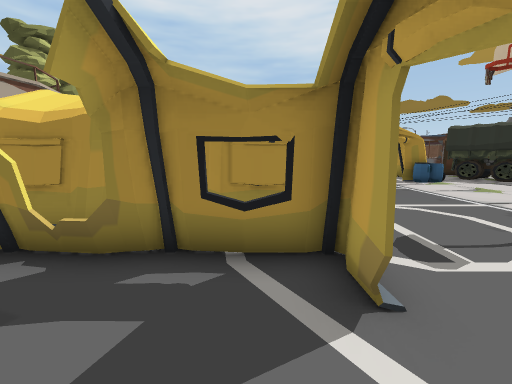
View 1 (above)

24 first-person views from a walk through a 3-D level made in the Unity game engine. The camera is 1.4 m above the floor, tilts 8° down and sees 90° across. The floor is counted in squares, 1 m on a side. Each view is taken from the middle of a square. On the plan, view 1 faces up. The plan holds only what a view shows up to about 13 squares ahead; the rest is blank. The place goes on beyond the plan. The player is left out. Some animated figures are not drawn. Door leaves are left out, so doorways stand open. Some surface patterns are stand-ins.

View 2
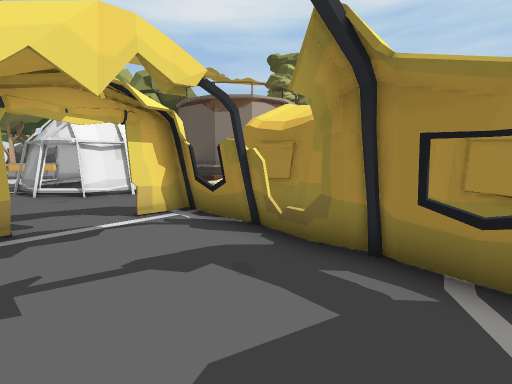

View 3
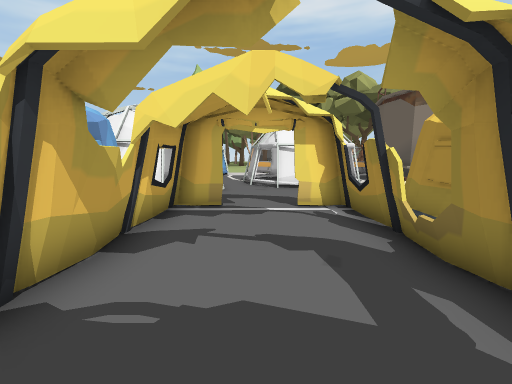

View 4
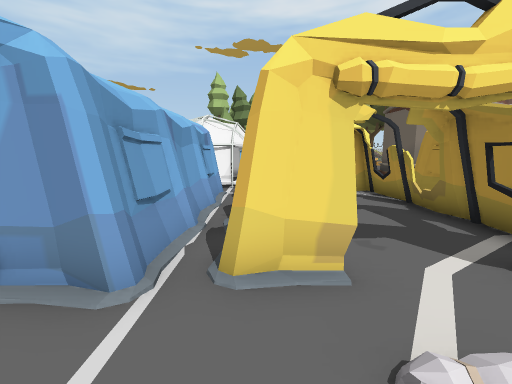

View 5
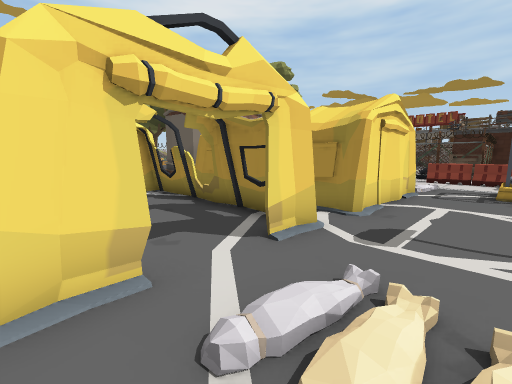

View 6
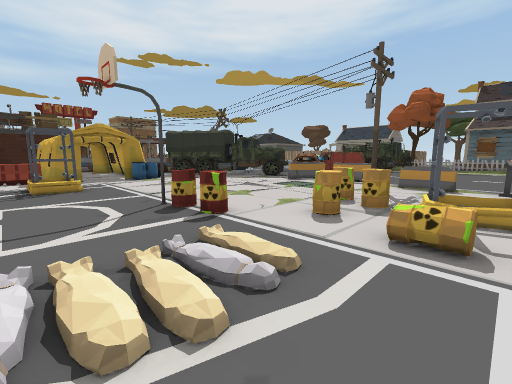

View 7
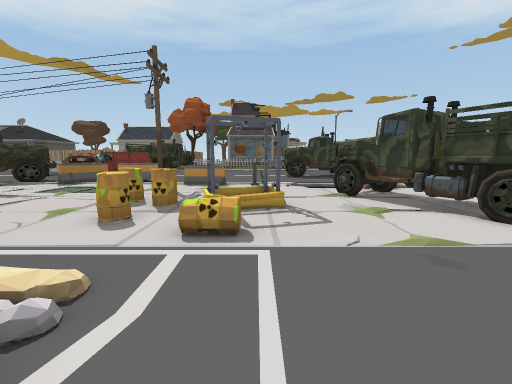

View 8
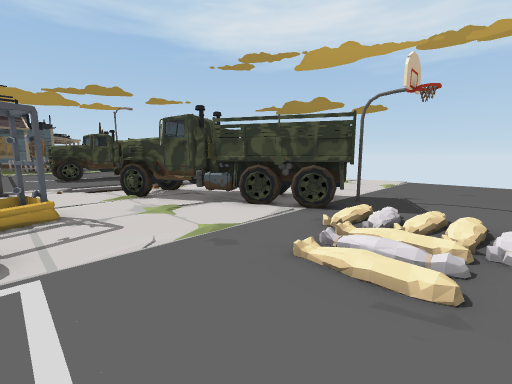

View 9
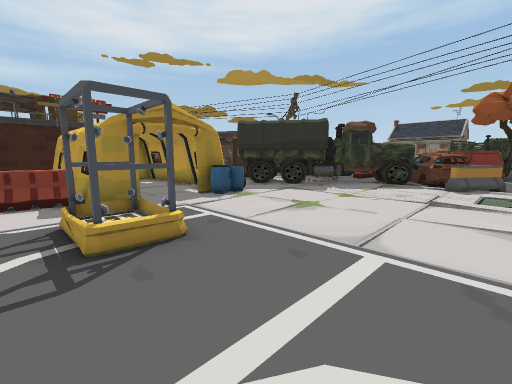

View 10
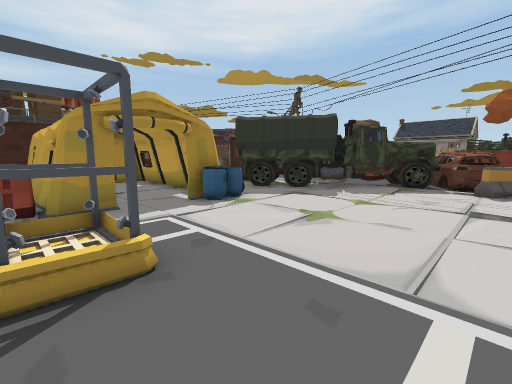

View 11
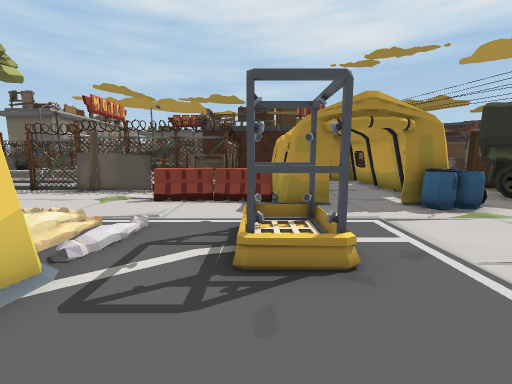

View 12
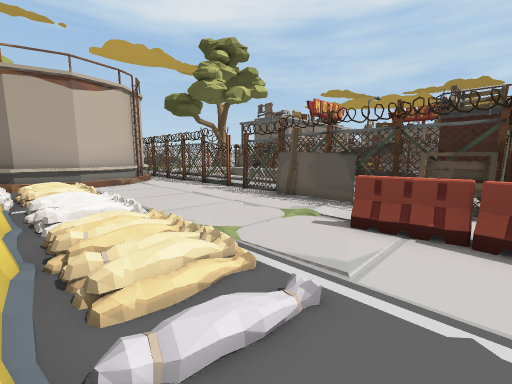

View 13
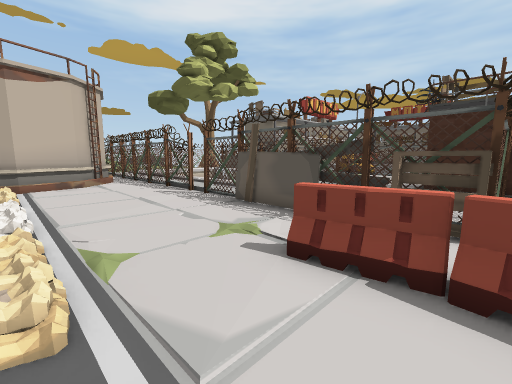

View 14
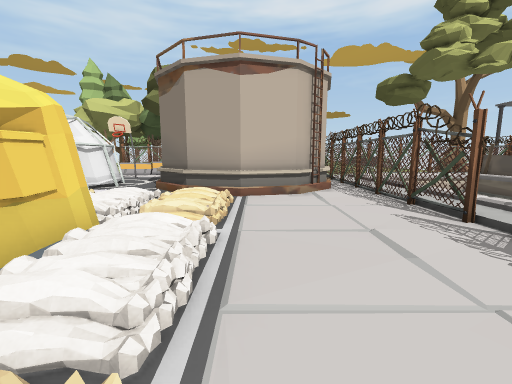

View 15
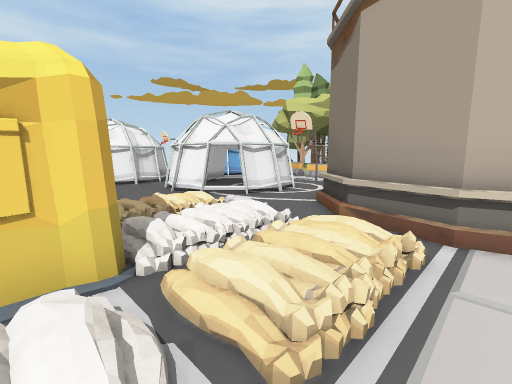

View 16
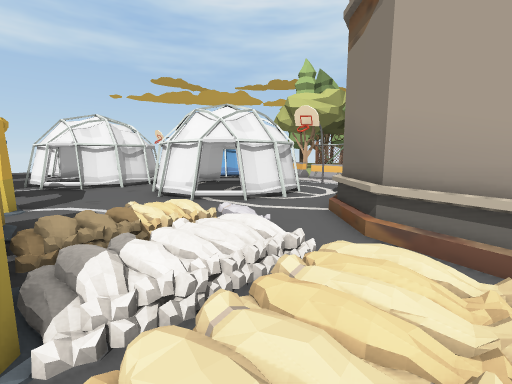

View 17
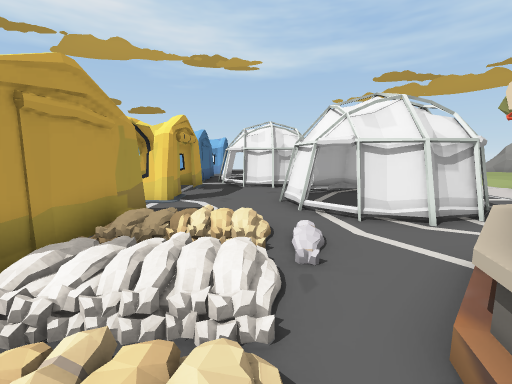

View 18
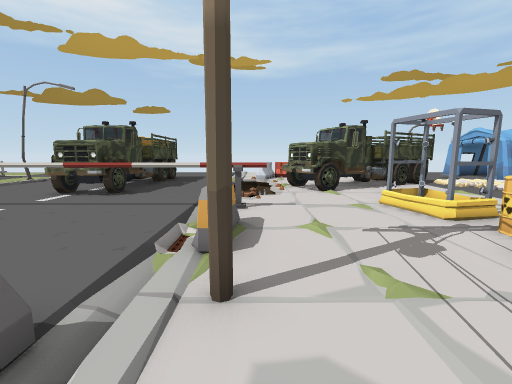

View 19
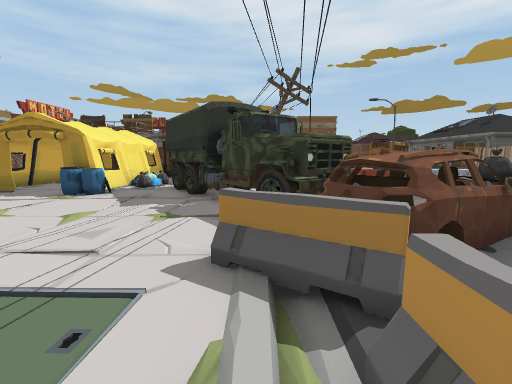

View 20
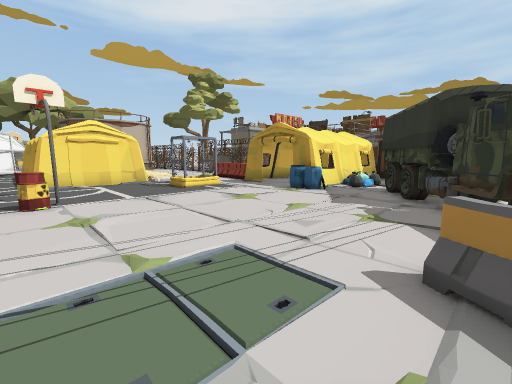

View 21
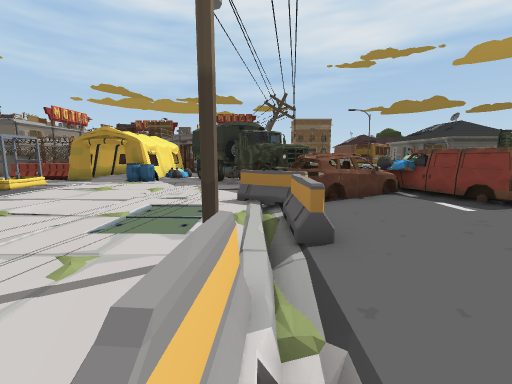

View 22
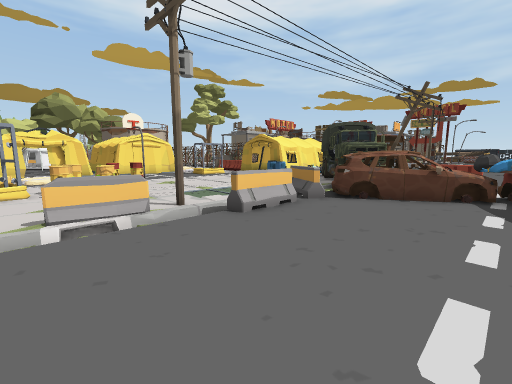

View 23
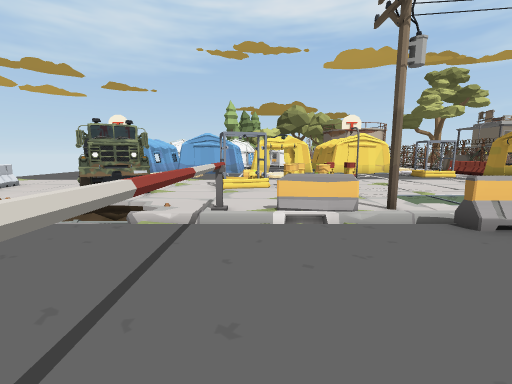

View 24
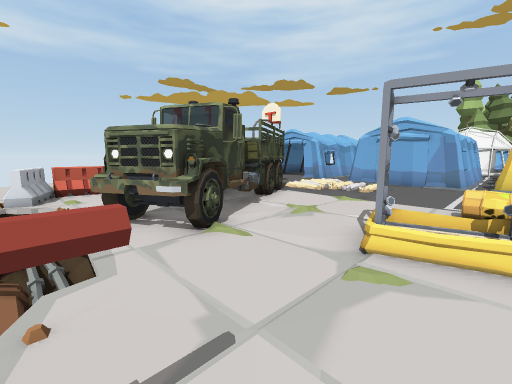

### Floor plan
Key: @ floor where view 1 was taken; # wall or solid block; . main floor; : floor 0.25 m higher than the main floor; + floor 0.5 m higher than the main floor; - floor 0.5 m lower than the main floor; _ floor 1 m lower than the main floor; / step, stairs or slope; = window, fence, low wall or low ledge; ≈ water the walk keeps out of; v drop or lower ground; T tent; B barrier; S shower; A barrel; H thing the floor can be seen under or through; R truck; C car; P pillar; N van; O other object.
Columns run from 14 left of view 1 to 22 right of it. Each row starts with its distance up from view 1.
 24                OOOOOO
 23
 22                    TT
 21                    T
 20                  P T   TT    #
 19   +:≈≈≈≈=:      ## T   TT  #=#
 18  #P#P####P#######O T   TOO  ##
 17       O    ####O## T   TTO
 16   #                T   T ORR
 15   ##           BBBBT   T   RR
 14    ##              TT TAA  RRRR
 13    ##.................      RRRR BBBO
 12    ##/////:::////.SS..       RRR
 11    ##   /   +  ././/..       RRRR
 10   ##.//:TTTTTTTT..SS..        RRRCCCN
  9   #../  TT     T......         CCCCCN
  8  .../.  #      #......    ....BCCCC..
  7 ....//  #      #......    ....BBC....
  6 TTT/./  #TT   T#......    .....B.....
  5    TT...TTTTTTTT....AA    .....B.....
  4  ..TT.....T..T.......A    .....B.....
  3  ..TT...TTTTTTTT.....A    ...O.B.....
  2  ..TT...T......T./....         ......
  1 TTT..............///..AAA     B......
  0 ........T.....@T.////.  A     B.....
 -1    TTTT.TTTTTT.T......A SS   ........
 -2       TTTTTTTT.T......A SS...HHHHHHHH
 -3       TTTTTTTTTTT.....  S ..../......
 -4       T        #......    ...-v...RRR
 -5                #T///..    RR= _...RRR
 -6                 T/ /..  RRRR#  ...RRR
 -7                  ://..RRRRRR##  ..RRR
 -8                  ///RRRRRRR.=#  ..RO
 -9                  ...RR RR ..=#
-10                  ...ORR   ...-
-11                  .....    ..BB
-12                  .....  BBBBB
-13                  .....  B
-14                  .....
-15                  .....
-16                  .....
-17                  ....

Positions as (right, up) in squares from view 1, and headings:
1: (0, 0), facing up
2: (0, 0), facing up-left
3: (1, 1), facing left
4: (4, -1), facing left
5: (4, -1), facing up-left
6: (3, -2), facing up-right
7: (3, -2), facing right
8: (3, -2), facing down-right
9: (3, 6), facing up-right
10: (4, 7), facing up-right
11: (4, 7), facing up
12: (3, 10), facing up-left
13: (3, 12), facing up-left
14: (-1, 13), facing left
15: (-5, 13), facing down-left
16: (-6, 12), facing down-left
17: (-9, 12), facing down
18: (15, 5), facing down
19: (16, 4), facing up
20: (16, 4), facing up-left
21: (16, -1), facing up
22: (22, -1), facing up-left
23: (22, -1), facing left
24: (15, -1), facing down-left
